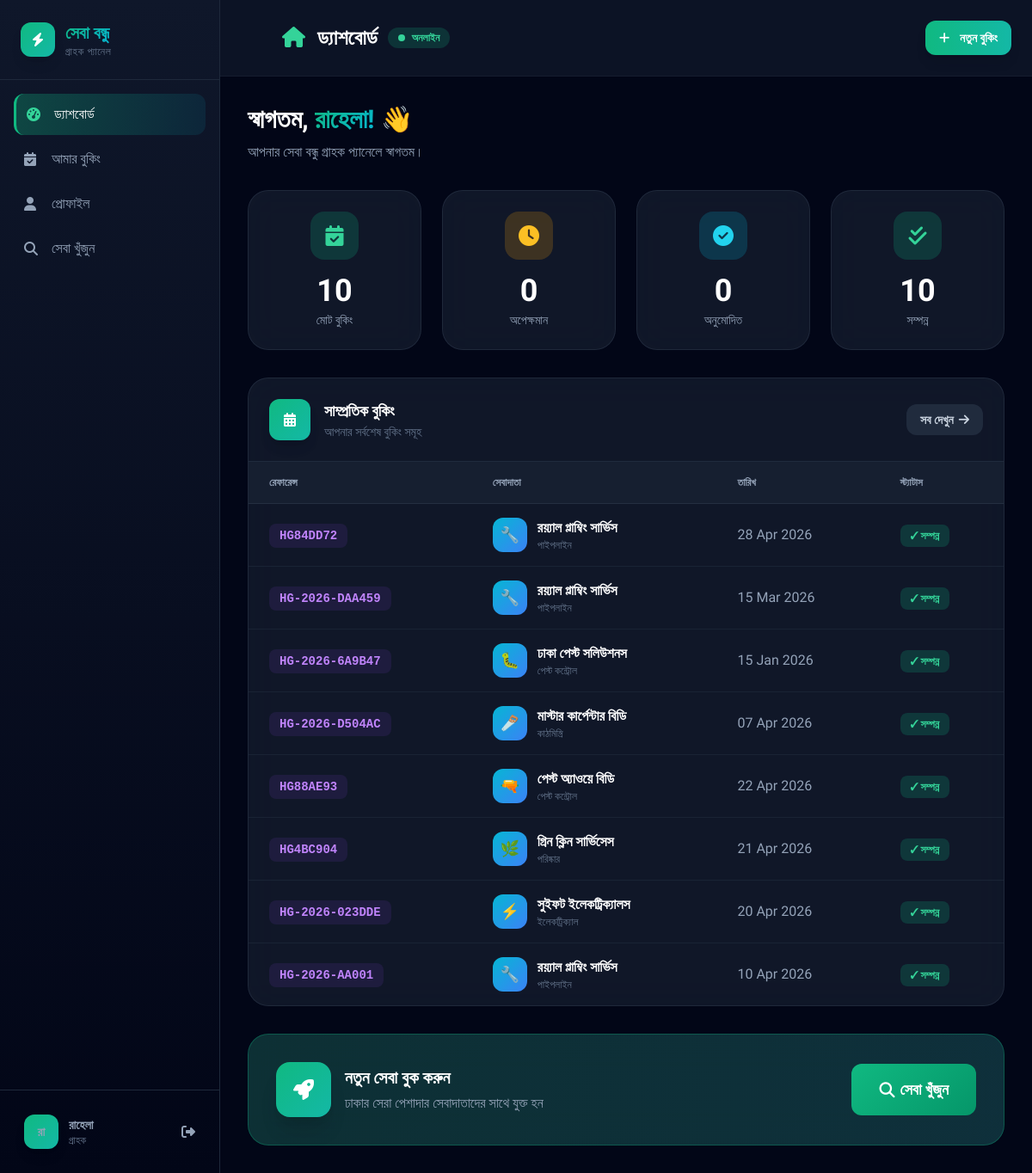
The page /customer/dashboard.php (signed in) on the database its author committed.
### tables this page shows
CREATE TABLE `bookings` (
  `id` int(10) UNSIGNED NOT NULL,
  `ref_code` varchar(20) NOT NULL,
  `customer_id` int(10) UNSIGNED NOT NULL,
  `provider_id` int(10) UNSIGNED NOT NULL,
  `service_type` varchar(80) NOT NULL,
  `preferred_date` date NOT NULL,
  `time_start` time NOT NULL,
  `time_end` time NOT NULL,
  `address` text NOT NULL,
  `description` text DEFAULT NULL,
  `status` enum('Pending','Approved','Completed','Cancelled') NOT NULL DEFAULT 'Pending',
  `provider_note` text DEFAULT NULL,
  `created_at` timestamp NOT NULL DEFAULT current_timestamp(),
  `payment_method` enum('ssl','mobile_banking','cash_on_delivery') DEFAULT NULL,
  `payment_status` enum('unpaid','paid','pending_verification') DEFAULT 'unpaid',
  `payment_code` varchar(20) DEFAULT NULL,
  `service_charge` int(11) DEFAULT 0,
  `price_range` varchar(50) DEFAULT NULL,
  `estimated_price` int(11) DEFAULT 0,
  `revenue` int(11) DEFAULT 0,
  `amount` decimal(10,2) DEFAULT NULL,
  `is_read` tinyint(4) DEFAULT 0
);

CREATE TABLE `providers` (
  `id` int(10) UNSIGNED NOT NULL,
  `user_id` int(10) UNSIGNED NOT NULL,
  `company_name` varchar(180) NOT NULL,
  `service_type` varchar(80) NOT NULL,
  `city` varchar(80) NOT NULL,
  `about` text DEFAULT NULL,
  `price_range` varchar(80) NOT NULL DEFAULT '৳৫০০–৳২০০০',
  `service_charge` int(11) DEFAULT 300,
  `work_start` time NOT NULL DEFAULT '09:00:00',
  `work_end` time NOT NULL DEFAULT '18:00:00',
  `rating` decimal(3,2) NOT NULL DEFAULT 5.00,
  `review_count` int(10) UNSIGNED NOT NULL DEFAULT 0,
  `available` tinyint(1) NOT NULL DEFAULT 1,
  `verified` tinyint(1) NOT NULL DEFAULT 0,
  `emoji` varchar(10) NOT NULL DEFAULT '?',
  `created_at` timestamp NOT NULL DEFAULT current_timestamp(),
  `photo` varchar(255) DEFAULT NULL,
  `price_min` int(11) DEFAULT 500,
  `price_max` int(11) DEFAULT 2000
);

CREATE TABLE `service_categories` (
  `id` int(10) UNSIGNED NOT NULL,
  `name_en` varchar(80) NOT NULL,
  `name_bn` varchar(100) NOT NULL,
  `emoji` varchar(10) NOT NULL DEFAULT '?',
  `description` text DEFAULT NULL,
  `manpower` int(11) DEFAULT 1,
  `active` tinyint(1) NOT NULL DEFAULT 1,
  `sort_order` smallint(6) NOT NULL DEFAULT 0,
  `created_at` timestamp NOT NULL DEFAULT current_timestamp()
);

### includes/config.php (called while the page is built, shortened)
<?php
function db(): PDO {
    static $pdo = null;
    if ($pdo === null) {
        $dsn  = 'mysql:host='.DB_HOST.';dbname='.DB_NAME.';charset='.DB_CHARSET;
        $opts = [PDO::ATTR_ERRMODE=>PDO::ERRMODE_EXCEPTION,PDO::ATTR_DEFAULT_FETCH_MODE=>PDO::FETCH_ASSOC,PDO::ATTR_EMULATE_PREPARES=>false];
        try { $pdo = new PDO($dsn, DB_USER, DB_PASS, $opts); }
        catch (PDOException $e) { die('<div style="font-family:sans-serif;padding:40px;color:#c00"><h2>ডেটাবেজ সংযোগ ব্যর্থ</h2><p>'.htmlspecialchars($e->getMessage()).'</p></div>'); }
    }
    return $pdo;
}
function auth(): ?array { sessionStart(); return $_SESSION['user'] ?? null; }
function e(string $s): string { return htmlspecialchars($s, ENT_QUOTES, 'UTF-8'); }
function getServiceCategories(): array {
    try {
        return db()->query("SELECT name_en, name_bn, emoji FROM service_categories WHERE active = 1 ORDER BY sort_order ASC, id ASC")->fetchAll();
    } catch (Exception $e) { return []; }
}
function svcLabel(string $key): string {
    foreach (getServiceCategories() as $cat) {
        if ($cat['name_en'] === $key) return $cat['name_bn'];
    }
    return SERVICE_BN[$key]['label'] ?? $key;
}

### customer/dashboard.php (the view, shortened to what this page needs)
<?php
require_once __DIR__.'/../includes/config.php';
$user = auth();
try {
  $bookings = db()->prepare("SELECT b.*, p.company_name, p.service_type, p.emoji, p.city FROM bookings b JOIN providers p ON p.id = b.provider_id WHERE b.customer_id = ? ORDER BY b.created_at DESC LIMIT 8");
  $bookings->execute([$user['id']]);
  $bookings = $bookings->fetchAll();
  $s = db()->prepare("SELECT COUNT(*) t, SUM(status = 'Pending') pe, SUM(status = 'Completed') co, SUM(status = 'Approved') ap FROM bookings WHERE customer_id = ?");
  $s->execute([$user['id']]);
  $s = $s->fetch();
} catch(Exception $e) {
  $bookings = [];
  $s = ['t' => 0, 'pe' => 0, 'co' => 0, 'ap' => 0];
  $recentReviews = [];
}
?>
<!DOCTYPE html>
<html lang="bn">
<head>
  <script src="https://cdn.tailwindcss.com"></script>
  <link rel="stylesheet" href="https://cdnjs.cloudflare.com/ajax/libs/font-awesome/6.4.0/css/all.min.css">
</head>
<body class="bg-slate-950 text-white min-h-screen">
<aside id="sidebar" class="w-64 bg-gradient-to-b from-slate-900 to-slate-950 h-screen fixed left-0 top-0 border-r border-slate-800 z-50 flex flex-col">
  <div class="p-6 border-b border-slate-800">
    <div class="flex items-center gap-3">
      <div class="w-10 h-10 bg-gradient-to-br from-emerald-500 to-teal-500 rounded-xl flex items-center justify-center shadow-lg">
        <i class="fas fa-bolt text-white"></i>
      </div>
      <div>
        <div class="text-xl font-bold gradient-text">সেবা বন্ধু</div>
        <div class="text-xs text-slate-500 uppercase tracking-wider">গ্রাহক প্যানেল</div>
      </div>
    </div>
  </div>
  <nav class="flex-1 p-4 space-y-1 overflow-y-auto">
    <a href="dashboard.php" class="sidebar-link active flex items-center gap-3 p-3 rounded-xl text-white">
      <i class="fas fa-gauge-high w-5 text-emerald-400"></i>
      <span>ড্যাশবোর্ড</span>
    </a>
    <a href="bookings.php" class="sidebar-link flex items-center gap-3 p-3 rounded-xl text-slate-400 hover:text-white">
      <i class="fas fa-calendar-check w-5"></i>
      <span>আমার বুকিং</span>
    </a>
    <a href="profile.php" class="sidebar-link flex items-center gap-3 p-3 rounded-xl text-slate-400 hover:text-white">
      <i class="fas fa-user w-5"></i>
      <span>প্রোফাইল</span>
    </a>
    <a href="<?= SITE_URL ?>/services.php" class="sidebar-link flex items-center gap-3 p-3 rounded-xl text-slate-400 hover:text-white">
      <i class="fas fa-search w-5"></i>
      <span>সেবা খুঁজুন</span>
    </a>
  </nav>
  <div class="p-4 border-t border-slate-800">
    <a href="<?= SITE_URL ?>/logout.php" class="flex items-center gap-3 p-3 rounded-xl hover:bg-red-500/10 text-slate-400 hover:text-red-400 transition-all group">
      <div class="w-10 h-10 bg-gradient-to-br from-emerald-500 to-teal-500 rounded-xl flex items-center justify-center font-bold text-sm shadow-lg">
        <?= strtoupper(mb_substr($user['name'], 0, 2)) ?>
      </div>
      <div class="flex-1">
        <div class="font-semibold text-sm"><?= e(explode(' ', $user['name'])[0]) ?></div>
        <div class="text-xs text-slate-500">গ্রাহক</div>
      </div>
      <i class="fas fa-right-from-bracket group-hover:rotate-180 transition-transform"></i>
    </a>
  </div>
</aside>
<div class="lg:ml-64 min-h-screen">
  <header class="sticky top-0 z-40 glass-dark border-b border-slate-800/50">
    <div class="flex items-center justify-between p-4 md:p-6">
      <div class="hidden md:flex items-center gap-3 ml-12">
        <h1 class="text-xl md:text-2xl font-bold text-white">
          <i class="fas fa-home mr-2 text-emerald-400"></i> ড্যাশবোর্ড
        </h1>
        <span class="flex items-center gap-2 px-3 py-1 bg-emerald-500/20 text-emerald-400 rounded-full text-xs font-bold">
          <span class="w-2 h-2 bg-emerald-400 rounded-full pulse-dot"></span>
          অনলাইন
        </span>
      </div>
      <div class="flex items-center gap-3">
        <a href="<?= SITE_URL ?>/services.php" class="hidden md:flex items-center gap-2 px-4 py-2.5 bg-gradient-to-r from-emerald-500 to-teal-500 hover:from-emerald-600 hover:to-teal-600 rounded-xl font-semibold shadow-lg transition-all text-sm">
          <i class="fas fa-plus w-4"></i>
          <span>নতুন বুকিং</span>
        </a>
      </div>
    </div>
  </header>
  <main class="p-4 md:p-8 max-w-7xl mx-auto">
    <div class="mb-8">
      <h2 class="text-2xl md:text-3xl font-bold text-white mb-2">
        স্বাগতম, <span class="gradient-text"><?= e(explode(' ', $user['name'])[0]) ?>!</span> 👋
      </h2>
      <p class="text-slate-400">আপনার সেবা বন্ধু গ্রাহক প্যানেলে স্বাগতম।</p>
    </div>
    <div class="grid grid-cols-2 lg:grid-cols-4 gap-4 md:gap-6 mb-8">
      <div class="stat-card card p-6 text-center">
        <div class="w-14 h-14 bg-emerald-500/20 rounded-2xl flex items-center justify-center mx-auto mb-4">
          <i class="fas fa-calendar-check text-2xl text-emerald-400"></i>
        </div>
        <div class="text-3xl md:text-4xl font-bold text-white mb-1"><?= number_format($s['t'] ?? 0) ?></div>
        <div class="text-slate-400 text-sm font-medium">মোট বুকিং</div>
      </div>
      <div class="stat-card card p-6 text-center">
        <div class="w-14 h-14 bg-amber-500/20 rounded-2xl flex items-center justify-center mx-auto mb-4">
          <i class="fas fa-clock text-2xl text-amber-400"></i>
        </div>
        <div class="text-3xl md:text-4xl font-bold text-white mb-1"><?= number_format($s['pe'] ?? 0) ?></div>
        <div class="text-slate-400 text-sm font-medium">অপেক্ষমান</div>
      </div>
      <div class="stat-card card p-6 text-center">
        <div class="w-14 h-14 bg-cyan-500/20 rounded-2xl flex items-center justify-center mx-auto mb-4">
          <i class="fas fa-check-circle text-2xl text-cyan-400"></i>
        </div>
        <div class="text-3xl md:text-4xl font-bold text-white mb-1"><?= number_format($s['ap'] ?? 0) ?></div>
        <div class="text-slate-400 text-sm font-medium">অনুমোদিত</div>
      </div>
      <div class="stat-card card p-6 text-center">
        <div class="w-14 h-14 bg-emerald-500/20 rounded-2xl flex items-center justify-center mx-auto mb-4">
          <i class="fas fa-check-double text-2xl text-emerald-400"></i>
        </div>
        <div class="text-3xl md:text-4xl font-bold text-white mb-1"><?= number_format($s['co'] ?? 0) ?></div>
        <div class="text-slate-400 text-sm font-medium">সম্পন্ন</div>
      </div>
    </div>
    <div class="card overflow-hidden mb-8">
      <div class="p-6 border-b border-slate-700/50 flex flex-col md:flex-row md:items-center md:justify-between gap-4">
        <div class="flex items-center gap-4">
          <div class="w-12 h-12 bg-gradient-to-br from-emerald-500 to-teal-500 rounded-xl flex items-center justify-center shadow-lg">
            <i class="fas fa-calendar-alt text-white"></i>
          </div>
          <div>
            <h3 class="text-lg font-bold">সাম্প্রতিক বুকিং</h3>
            <p class="text-slate-500 text-sm">আপনার সর্বশেষ বুকিং সমূহ</p>
          </div>
        </div>
        <a href="bookings.php" class="btn-action bg-slate-700/50 text-slate-300 hover:bg-slate-600/50 text-sm">
          সব দেখুন <i class="fas fa-arrow-right"></i>
        </a>
      </div>
      <?php if (empty($bookings)): ?>
        <div class="p-12 text-center">
          <div class="w-20 h-20 bg-slate-800/50 rounded-full flex items-center justify-center mx-auto mb-4">
            <i class="fas fa-calendar-xmark text-4xl text-slate-600"></i>
          </div>
          <p class="text-slate-500 mb-4">এখনো কোনো বুকিং নেই।</p>
          <a href="<?= SITE_URL ?>/services.php" class="btn-action btn-primary">
            <i class="fas fa-search"></i> সেবা খুঁজুন
          </a>
        </div>
      <?php else: ?>
        <div class="overflow-x-auto">
          <table class="w-full">
            <thead>
              <tr class="bg-slate-800/50 border-b border-slate-700/50">
                <th class="px-6 py-4 text-left text-xs font-semibold text-slate-400 uppercase">রেফারেন্স</th>
                <th class="px-6 py-4 text-left text-xs font-semibold text-slate-400 uppercase">সেবাদাতা</th>
                <th class="px-6 py-4 text-left text-xs font-semibold text-slate-400 uppercase">তারিখ</th>
                <th class="px-6 py-4 text-left text-xs font-semibold text-slate-400 uppercase">স্ট্যাটাস</th>
              </tr>
            </thead>
            <tbody class="divide-y divide-slate-700/30">
              <?php foreach ($bookings as $b): ?>
                <tr class="hover:bg-slate-800/30 transition-all">
                  <td class="px-6 py-4">
                    <span class="font-mono text-purple-400 bg-purple-500/10 px-3 py-1.5 rounded-lg text-sm font-bold">
                      <?= e($b['ref_code']) ?>
                    </span>
                  </td>
                  <td class="px-6 py-4">
                    <div class="flex items-center gap-3">
                      <div class="w-10 h-10 bg-gradient-to-br from-cyan-500 to-blue-500 rounded-xl flex items-center justify-center text-lg">
                        <?= $b['emoji'] ?>
                      </div>
                      <div>
                        <div class="font-semibold"><?= e($b['company_name']) ?></div>
                        <div class="text-xs text-slate-500"><?= svcLabel($b['service_type']) ?></div>
                      </div>
                    </div>
                  </td>
                  <td class="px-6 py-4 text-slate-400"><?= date('d M Y', strtotime($b['preferred_date'])) ?></td>
                  <td class="px-6 py-4">
                    <?php
                    $statusConfig = [
                      'Completed' => ['bg-emerald-500/20 text-emerald-400', '✓ সম্পন্ন'],
                      'Approved' => ['bg-blue-500/20 text-blue-400', '✓ অনুমোদিত'],
                      'Pending' => ['bg-amber-500/20 text-amber-400', '⏳ অপেক্ষমান'],
                      'Cancelled' => ['bg-red-500/20 text-red-400', '✕ বাতিল'],
                    ];
                    $config = $statusConfig[$b['status']] ?? ['bg-slate-500/20 text-slate-400', $b['status']];
                    ?>
                    <span class="px-3 py-1.5 rounded-lg text-xs font-bold <?= $config[0] ?>"><?= $config[1] ?></span>
                  </td>
                </tr>
              <?php endforeach; ?>
            </tbody>
          </table>
        </div>
      <?php endif; ?>
    </div>
    <div class="card p-8 bg-gradient-to-r from-emerald-600/20 to-teal-600/20 border-emerald-500/30">
      <div class="flex flex-col md:flex-row md:items-center md:justify-between gap-6">
        <div class="flex items-center gap-4">
          <div class="w-16 h-16 bg-gradient-to-br from-emerald-500 to-teal-500 rounded-2xl flex items-center justify-center shadow-xl">
            <i class="fas fa-rocket text-white text-2xl"></i>
          </div>
          <div>
            <h3 class="text-xl font-bold mb-1">নতুন সেবা বুক করুন</h3>
            <p class="text-slate-400">ঢাকার সেরা পেশাদার সেবাদাতাদের সাথে যুক্ত হন</p>
          </div>
        </div>
        <a href="<?= SITE_URL ?>/services.php" class="btn-action btn-primary text-lg px-8 py-4">
          <i class="fas fa-search"></i> সেবা খুঁজুন
        </a>
      </div>
    </div>
  </main>
</div>
</body>
</html>

### customer/dashboard.php (style rules this page uses)
body { font-family: 'Hind Siliguri', sans-serif; }
.glass-dark { background: rgba(15, 23, 42, 0.8); backdrop-filter: blur(20px); }
.card { background: rgba(30, 41, 59, 0.5); backdrop-filter: blur(20px); border: 1px solid rgba(71, 85, 105, 0.3); border-radius: 1.5rem; }
.sidebar-link { transition: all 0.2s ease; }
.sidebar-link.active { background: linear-gradient(90deg, rgba(16, 185, 129, 0.3), rgba(6, 182, 212, 0.1)); border-left: 3px solid #10B981; }
.gradient-text { background: linear-gradient(135deg, #10B981, #06B6D4); -webkit-background-clip: text; background-clip: text; -webkit-text-fill-color: transparent; }
.stat-card { transition: all 0.3s cubic-bezier(0.4, 0, 0.2, 1); }
.btn-action { padding: 8px 16px; border-radius: 12px; font-weight: 600; transition: all 0.2s; display: inline-flex; align-items: center; gap: 6px; }
.btn-primary { background: linear-gradient(135deg, #10B981, #059669); color: white; }
.pulse-dot { animation: pulse 2s infinite; }

### rows shown on the page
bookings: ref_code "HG84DD72", provider.emoji "🔧", provider.company_name "রয়্যাল প্লাম্বিং সার্ভিস", provider.name_bn "পাইপলাইন", preferred_date "28 Apr 2026", status "✓ সম্পন্ন"
bookings: ref_code "HG-2026-DAA459", provider.emoji "🔧", provider.company_name "রয়্যাল প্লাম্বিং সার্ভিস", service_type "পাইপলাইন", preferred_date "15 Mar 2026", status "✓ সম্পন্ন"
bookings: ref_code "HG-2026-6A9B47", provider.emoji "🐛", provider.company_name "ঢাকা পেস্ট সলিউশনস", service_type "পেস্ট কন্ট্রোল", preferred_date "15 Jan 2026", status "✓ সম্পন্ন"
bookings: ref_code "HG-2026-D504AC", provider.emoji "🪚", provider.company_name "মাস্টার কার্পেন্টার বিডি", service_type "কাঠমিস্ত্রি", preferred_date "07 Apr 2026", status "✓ সম্পন্ন"
bookings: ref_code "HG88AE93", provider.emoji "🔫", provider.company_name "পেস্ট অ্যাওয়ে বিডি", service_type "পেস্ট কন্ট্রোল", preferred_date "22 Apr 2026", status "✓ সম্পন্ন"
bookings: ref_code "HG4BC904", provider.emoji "🌿", provider.company_name "গ্রিন ক্লিন সার্ভিসেস", service_type "পরিষ্কার", preferred_date "21 Apr 2026", status "✓ সম্পন্ন"
bookings: ref_code "HG-2026-023DDE", provider.emoji "⚡", provider.company_name "সুইফট ইলেকট্রিক্যালস", service_type "ইলেকট্রিক্যাল", preferred_date "20 Apr 2026", status "✓ সম্পন্ন"
bookings: ref_code "HG-2026-AA001", provider.emoji "🔧", provider.company_name "রয়্যাল প্লাম্বিং সার্ভিস", service_type "পাইপলাইন", preferred_date "10 Apr 2026", status "✓ সম্পন্ন"

### other values the page prints
mb_substr($user['name'], 0, 2) "রা"
explode(' ', $user['name'])[0] "রাহেলা"
$s['t'] "10"
$s['pe'] "0"
$s['ap'] "0"
$s['co'] "10"
